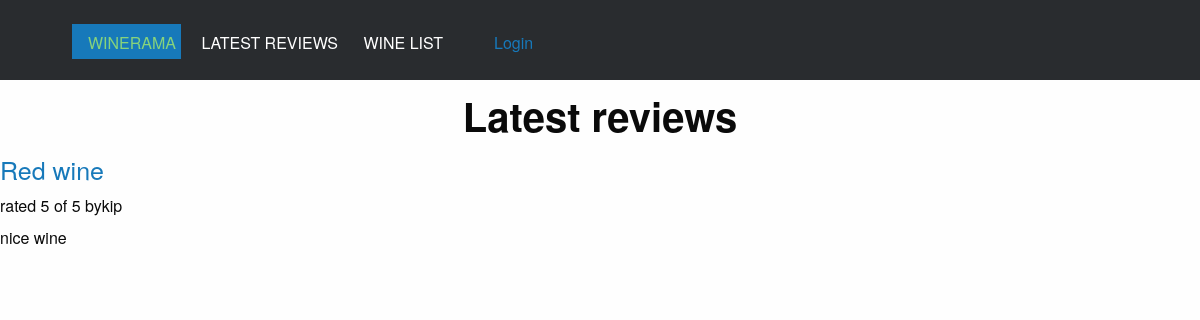
Before: /wine with the older database file.
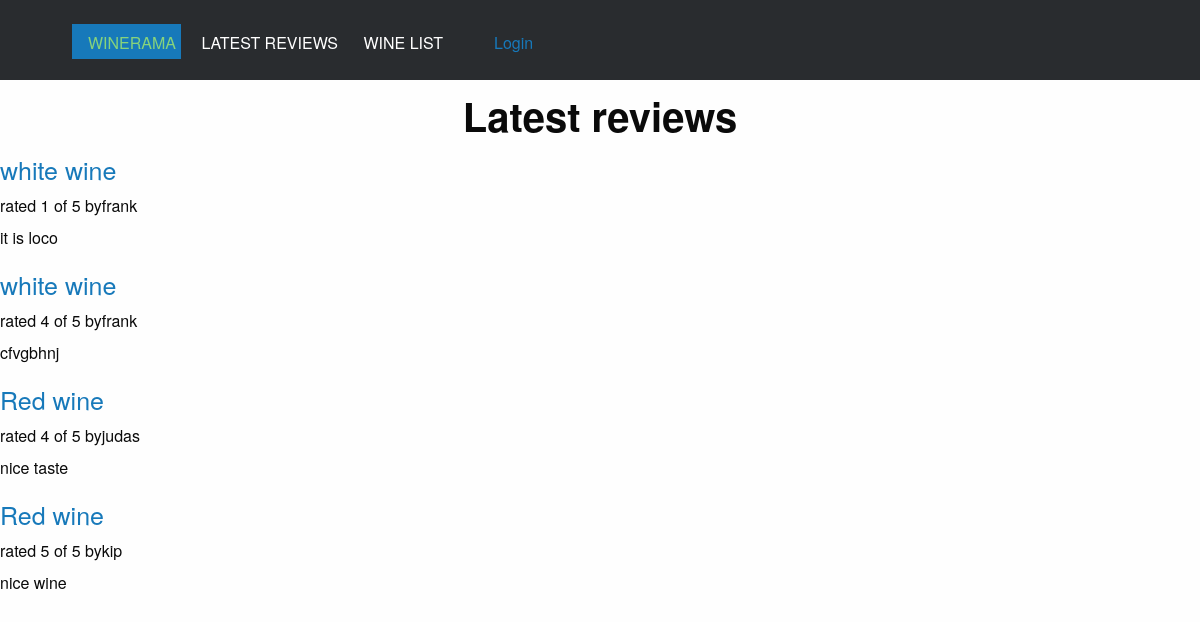
After: the same page with the newer database file.
### reviews/models.py (models this page shows, shortened)
class Review(models.Model):
    RATING_CHOICES = (
        (1, '1'),
        (2, '2'),
        (3, '3'),
        (4, '4'),
        (5, '5'),
    )
    wine = models.ForeignKey(Wine)
    pub_date = models.DateTimeField('date published')
    user_name = models.CharField(max_length=100)
    comment = models.CharField(max_length=200)
    rating = models.IntegerField(choices=RATING_CHOICES)

class Wine (models.Model):
    name =  models.CharField(max_length=200)

### reviews/views.py (the view)
# urls.py: url(r'^wine$', views.review_list, name='review_list'),
def review_list(request, username=None):
    latest_review_list = Review.objects.order_by('-pub_date')[:9]
    context = {'latest_review_list' :latest_review_list}
    return render(request, 'reviews/review_list.html', context)

### reviews/templates/reviews/review_list.html
{% extends 'reviews/base.html' %}
{% load staticfiles %}
{% block title %}
<h2>Latest reviews</h2>
{% endblock %}
{% block content %}
{% if latest_review_list %}
<div class="row main">
    {% for review in latest_review_list %}
    <div>
        <h4><a href="{% url 'reviews:review_detail' review.id %}">
        {{ review.wine.name }}
        </a></h4>
        <h6>rated {{ review.rating }} of 5 by{{ review.user_name }}</h6>
        <p>{{ review.comment }}</p>
    </div>
    {% endfor %}
</div>
{% else %}
<p>No reviews are available.</p>
{% endif %}
{% endblock %}

### reviews/templates/reviews/base.html (shortened to what this page needs)
{% load staticfiles %}
<html class="no-js" lang="en">
    <head>
        <link rel="stylesheet" href="https://cdn.jsdelivr.net/foundation/6.1.2/foundation.min.css">
        <link rel="stylesheet" href="{% static 'css/normalize.min.css' %}">
        <link href="http://cdnjs.cloudflare.com/ajax/libs/foundicons/3.0.0/foundation-icons.css" rel="stylesheet">
        <link rel="stylesheet" href="{% static 'css/aapp.css' %}">
    </head>
<nav class="menu">
    <ul class="inline-list">
        <li class="active"><a href="{% url 'reviews:wine_list' %}">WINERAMA</a></li>
        <li><a href="{% url 'reviews:review_list' %}">LATEST REVIEWS</a></li>
        <li><a href="{% url 'reviews:wine_list' %}">WINE LIST</a></li>
    </ul>
    <ul class="top-bar-right details">
        {% if user.is_authenticated %}
        <a href="#">Hello {{ user.username }}</a>
        <a href="{% url 'auth:logout' %}">Logout</a>
        {% else %}
        <a href="{% url 'auth:login' %}">Login</a>
        {% endif %}
    </ul>
    <a class="account hide-for-medium-up" href="#" data-reveal-id="myModal"><i class="fi-unlock"></i></a>
</nav>
    <h1>{% block title %}(no title){% endblock %}</h1>
    {% block content %}(no content){% endblock %}
 </body>
</html>

### static/css/aapp.css (style rules this page uses)
.row { max-width: 100%; }
.menu { background-color: #292c2f; padding: 1.5rem 3rem; height: auto; }
.menu .inline-list { text-align: center; }
.menu .inline-list li { float: none; display: inline-block; }
.menu .inline-list a { color: #fff; padding-bottom: 0.5rem; }
.menu .inline-list .active a { color: #87d37c; }
.menu .account { position: absolute; top: 3%; right: 3%; padding-left: 1.5em; }
.menu .account a, .menu .account i { color: #fff; padding-left: 1.5em; }
.menu .details { padding: 0 10px; }
@media only screen and (min-width: 40.063em) { .menu { height: 5rem; } }
@media only screen and (min-width: 40.063em) { .menu .inline-list { float: left; margin: 0 0 0 1.5rem; } }
.inline-list a { padding-right: 5px; }
h2 { text-align: center; font-weight: 700; }

Changed rows visible on the page:
added Review: wine.name "white wine", rating "1", user_name "frank", comment "it is loco"
added Review: wine.name "white wine", rating "4", user_name "frank", comment "cfvgbhnj"
added Review: wine.name "Red wine", rating "4", user_name "judas", comment "nice taste"
